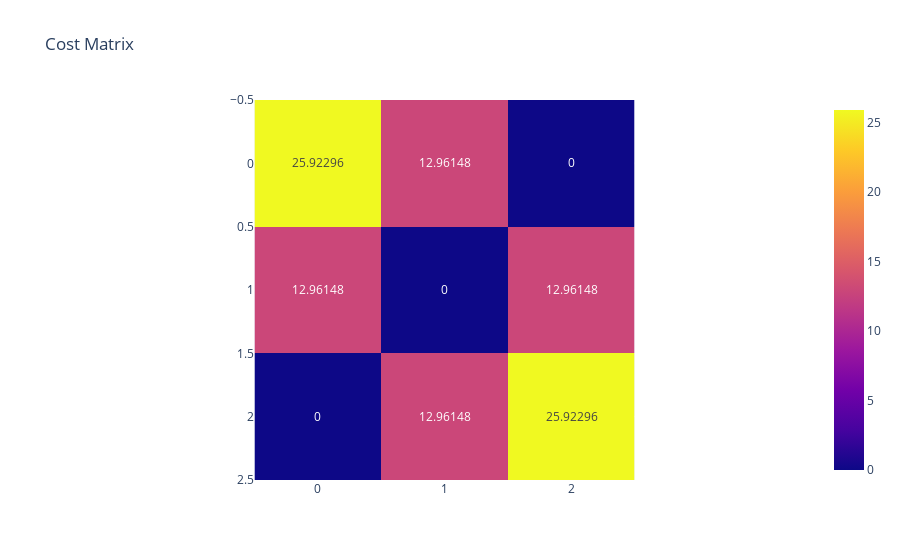

The notebook cell saved with this chart:
### Code cell
H, hd = 3, 2
qkv_ref = make_qkv(H, hd)  # [D, 3*H*hd]
# qkv_ref = make_qkv_checkered(H, hd) # [D, 3*H*hd]
# print(qkv_ref.shape)

# reverse
perm_true = torch.tensor([2, 1, 0])
qkv_client = permute_heads(qkv_ref, perm_true, H, hd)

ref_feat = extract_head_features(qkv_ref, H, hd)
cli_feat = extract_head_features(qkv_client, H, hd)
cost = torch.cdist(ref_feat, cli_feat, p=2)

px.imshow(
    cost.numpy(), text_auto=True, color_continuous_scale="Plasma", title="Cost Matrix"
).show()

perm_est = greedy_match(cost)
print("True permutation:", perm_true.tolist())
print("Recovered permutation:", perm_est.tolist())

### Figure 1 — Plotly figure (JSON) as saved in the notebook; plotly's stock layout.template omitted (floating-point values rounded to 4 significant figures)
{"data": [{"coloraxis": "coloraxis", "hovertemplate": "x: %{x}<br>y: %{y}<br>color: %{z}<extra></extra>", "name": "0", "texttemplate": "%{z}", "type": "heatmap", "xaxis": "x", "yaxis": "y", "z": [[25.92, 12.96, 0.0], [12.96, 0.0, 12.96], [0.0, 12.96, 25.92]]}], "layout": {"coloraxis": {"colorscale": [[0, "#0d0887"], [0.1111, "#46039f"], [0.2222, "#7201a8"], [0.3333, "#9c179e"], [0.4444, "#bd3786"], [0.5556, "#d8576b"], [0.6667, "#ed7953"], [0.7778, "#fb9f3a"], [0.8889, "#fdca26"], [1, "#f0f921"]]}, "title": {"text": "Cost Matrix"}, "xaxis": {"anchor": "y", "constrain": "domain", "domain": [0, 1], "scaleanchor": "y"}, "yaxis": {"anchor": "x", "autorange": "reversed", "constrain": "domain", "domain": [0, 1]}}}
